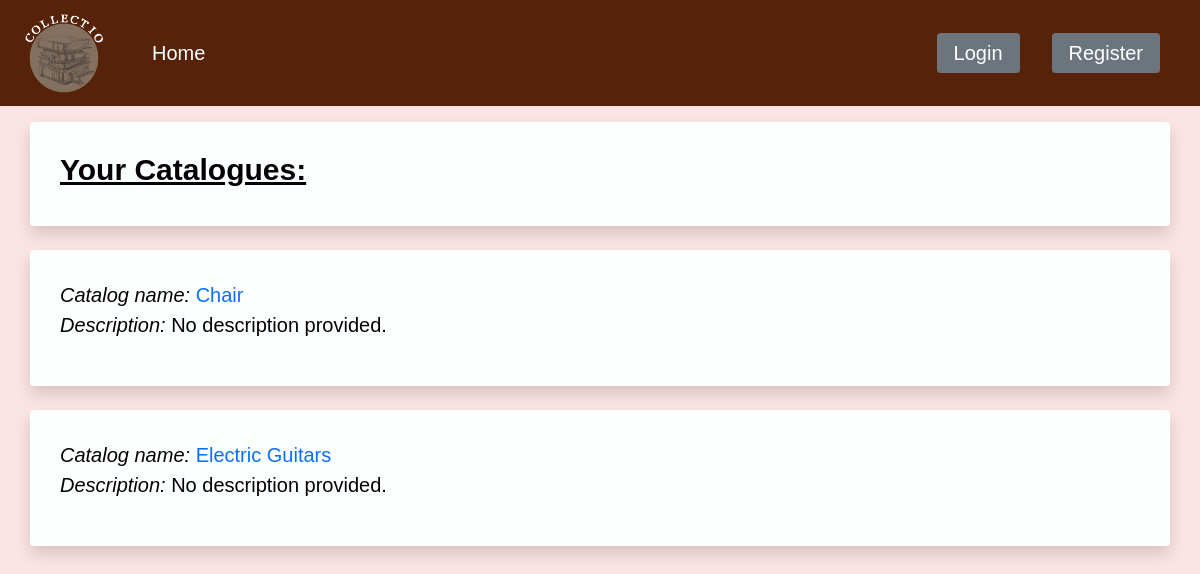
The app's page /catalog/, older data.
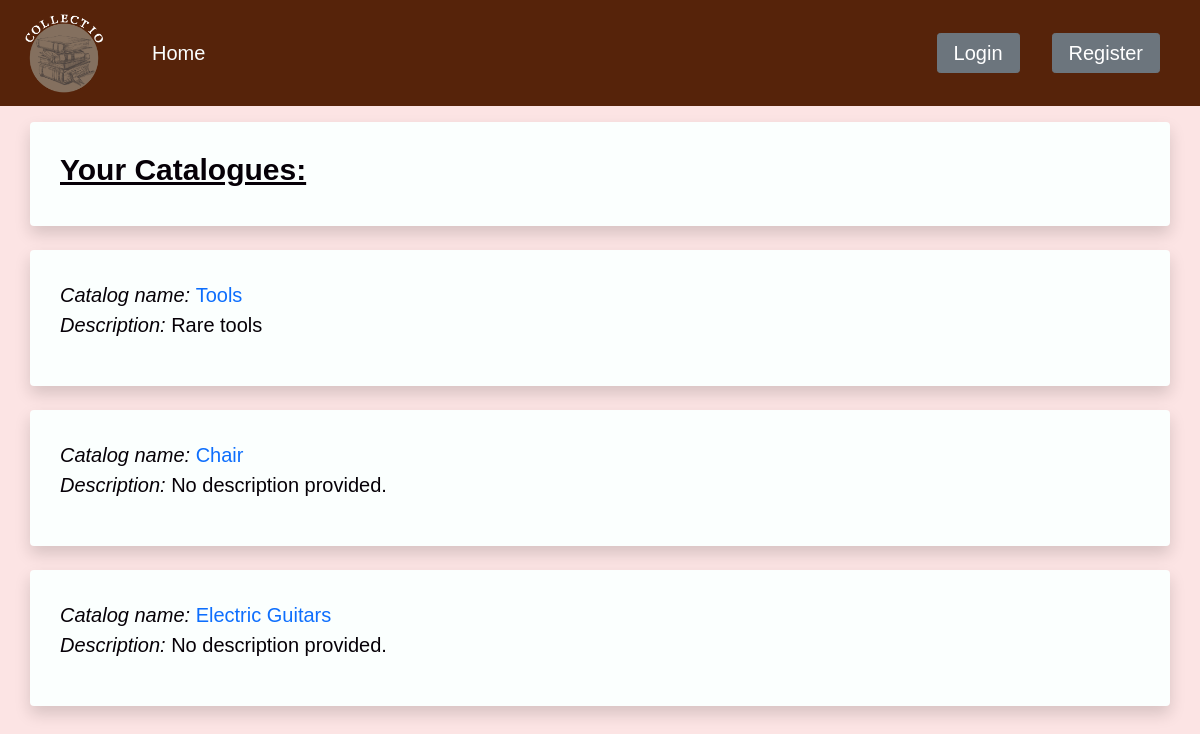
The same page, newer data.
### catalog/models.py (models this page shows)
class CommonInfo(models.Model):
    id = models.AutoField(primary_key=True) # not necessary as django adds this to every model, but declared so that it is clear
    creation_date = models.DateField(auto_now_add=True)
    last_modified = models.DateField(auto_now=True)
    name = models.CharField(max_length=100, help_text='Enter name')
    description = models.TextField(blank=True, help_text='Enter description')
    class Meta:
        abstract = True
        ordering = ['-last_modified', 'name'] # '-' reverses order, e.i. newest first

class Catalog (CommonInfo):
    def get_absolute_url(self):
        return reverse('catalog-detail', args=[str(self.id)])
    def __str__(self):
        return f'{self.name}'

### catalog/views.py (the view)
# urls.py: path('catalog/', views.catalogList, name='catalog-list'),
def catalogList(request):
    catalogs = models.Catalog.objects.all()
    context = {
        'catalogs' : catalogs,
    }
    return render(request, 'catalog/cataloglist.html', context)

### catalog/templates/catalog/cataloglist.html (shortened to what this page needs)
{% extends "catalog/base.html" %}
{% block content %}
    <head>
    </head>
    <body>
    <div class="row pt-2">
        <div class="shadow bg-light rounded">
            <h2 class="h2">Your Catalogues: </h2>
        </div>
        {% for catalog in catalogs %}
            <div class="shadow bg-light rounded">
                <a class="text" style="color: #060007"><em>Catalog name: </em></a>
                <a class="text" href="{% url "record-list" cr=catalog.id %}"> {{ catalog.name }}</a>
                {% if catalog.description %}
                    <p class="text"><em>Description: </em> {{ catalog.description }} </p>
                {% else %}
                    <p class="text"><em>Description: </em> No description provided. </p>
                {% endif %}
            </div>
        {% endfor %}
    </div>
    </div>
    </body>
{% endblock content %}

Row changes from the older to the newer data that the page shows:
added Catalog: name "Tools", description "Rare tools"
